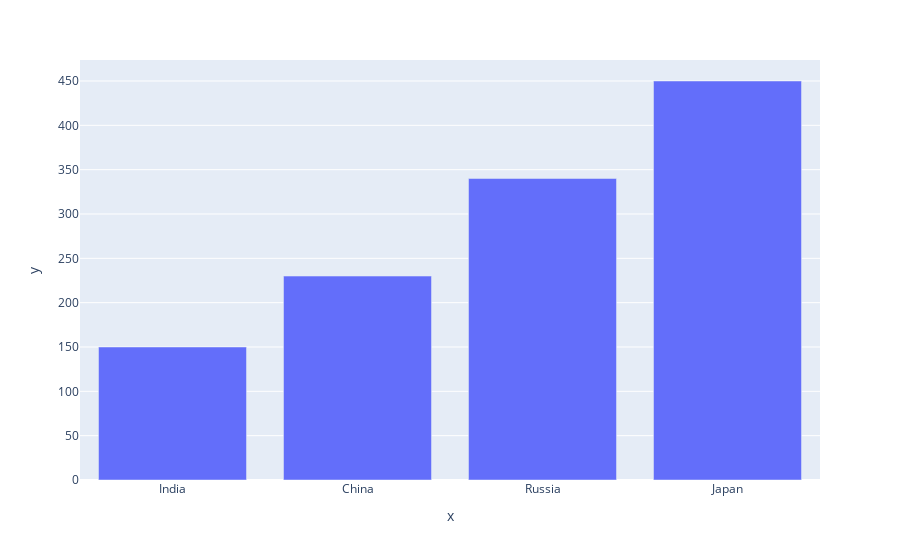

Notebook cell for this chart:
### Code cell
import plotly.express as px
fig = px.bar(x = ["India", "China", "Russia", "Japan"], y = [150,230,340,450])
fig.show()

### Figure 1 — Plotly figure (JSON) as saved in the notebook; plotly's stock layout.template omitted (floating-point values rounded to 4 significant figures)
{"data": [{"alignmentgroup": "True", "hovertemplate": "x=%{x}<br>y=%{y}<extra></extra>", "legendgroup": "", "marker": {"color": "#636efa", "pattern": {"shape": ""}}, "name": "", "offsetgroup": "", "orientation": "v", "showlegend": false, "textposition": "auto", "type": "bar", "x": ["India", "China", "Russia", "Japan"], "xaxis": "x", "y": [150, 230, 340, 450], "yaxis": "y"}], "layout": {"barmode": "relative", "legend": {"tracegroupgap": 0}, "margin": {"t": 60}, "xaxis": {"anchor": "y", "domain": [0, 1], "title": {"text": "x"}}, "yaxis": {"anchor": "x", "domain": [0, 1], "title": {"text": "y"}}}}
